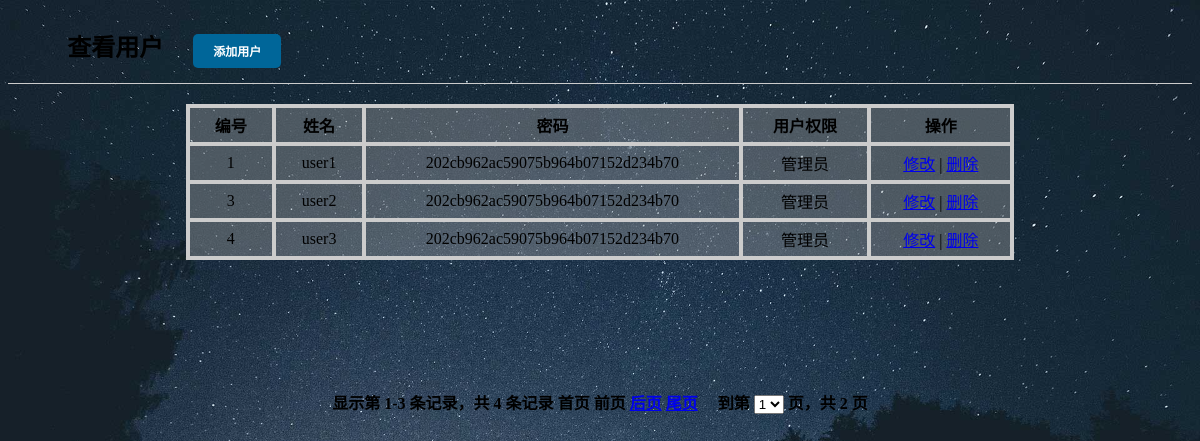
Page /admin/user/index.php (signed in) on the committed database.
### tables this page shows
CREATE TABLE `user` (
  `id` int(11) NOT NULL,
  `username` varchar(30) NOT NULL,
  `password` varchar(35) NOT NULL,
  `is_admin` int(10) NOT NULL
);

### admin/user/index.php (the view, shortened to what this page needs)
<?php
	include "../../public/common/function.php";
	$sql="select * from user";
	$res=mysql_query($sql);
	$tot=mysql_num_rows($res);
	$num=3;
	$page=page($tot,$num);
	$sql1="select * from user limit $sqlfirst,$num";
	$res1=mysql_query($sql1);
	if($res1 && mysql_num_rows($res1)>0){
		$arr=array();
		while ($row=mysql_fetch_assoc($res1)) {
			$arr[]=$row;
		}
	}else{
		die('查询失败');
	}
 ?>
<!doctype html>
<html lang="en">
<head>
</head>
<body>
	<h2>查看用户<a href="./add.php">添加用户</a></h2>
	<table cellspacing=0 align=center>
		<tr>
			<th>编号</th>
			<th>姓名</th>
			<th>密码</th>
			<th>用户权限</th>
			<th>操作</th>
		</tr>
		<?php
			foreach ($arr as $key => $value) {
				echo "<tr>";
				echo "<td>$value[id]</td>";
				echo "<td>$value[username]</td>";
				echo "<td>$value[password]</td>";
				if($value['is_admin']==0){
					echo "<td>普通用户</td>";
				}else{
					echo "<td>管理员</td>";
				}
				echo "<td><a href=./update.php?id=$value[id]>修改</a> | <a href=delete.php?id=$value[id]>删除</a></td>";
				echo "</tr>";
			}
		 ?>
	</table>
	<h4><?php echo $page; ?></h4>
</body>
</html>

### public/common/function.php (shortened to what this page needs)
<?php
	function page($total,$shownu=20,$url=''){
		if(isset($_GET['page'])){
			$page=$_GET['page'];
		}else{
			$page=1;
		}
		if(!$url){
			$url=$_SERVER["REQUEST_URI"];
		}
		$parse_url=parse_url($url);
		@$url_query=$parse_url["query"];
		if($url_query){
			$url_query=preg_replace("/(&?)(page=$page)/","",$url_query);
			$url = str_replace($parse_url["query"],$url_query,$url);
			if($url_query){
				$url .= "&page";
			}else{
				$url .= "page";
			}
		}else{
			$url .= "?page";
		}
		$lastpg=ceil($total/$shownu);
		$prepg=$page-1;
		$nextpg=($page<$lastpg ? $page+1 : $lastpg);
		$sqlfirst=($page-1)*$shownu;
		$pagecon = "显示第 ".($total?($sqlfirst+1):0)."-".min($sqlfirst+$shownu,$total)." 条记录，共 <B>$total</B> 条记录";
		if($page!=1){
			$pagecon .=" <a href='$url=1'>首页</a> ";
		}else{
			$pagecon .=" 首页 ";
		}
		if($prepg){
			$pagecon .=" <a href='$url=$prepg'>前页</a> ";
		}else{
			$pagecon .=" 前页 ";
		}
		if($nextpg){
			$pagecon .=" <a href='$url=$nextpg'>后页</a> ";
		}else{
			$pagecon .=" 后页 ";
		}
		if($page!=$lastpg){
			$pagecon.=" <a href='$url=$lastpg'>尾页</a> ";
		}else{
			$pagecon .=" 尾页 ";
		}
		$pagecon .="　到第 <select name='topage' size='1' onchange='window.location=\"$url=\"+this.value'>\n";
		for($i=1;$i<=$lastpg;$i++){
			if($i==$page){
				$pagecon .="<option value='$i' selected>$i</option>\n";
			}else{
				$pagecon .="<option value='$i'>$i</option>\n";
			}
		}
		$pagecon .="</select> 页，共 $lastpg 页";
		return $pagecon;
	}
 ?>

### admin/user/index.php (style rules this page uses)
table { width:70%; border:2px solid #ccc; background-color: rgb(160,160,160,0.4); margin-bottom: 130px; }
td,th { text-align: center; border:2px solid #ccc; padding:5px 15px; }
h2 { display: inline-block; width:90%; padding:0px 5%; padding-bottom:15px; border-bottom:1px solid #ccc; }
h2 a { margin-left: 30px; font-size: 12px; color:white; text-decoration: none; display: inline-block; background-color: #006699; padding:8px 20px; border-radius: 5px; }
body { background:url(../public/img/bg.jpg); background-size: 100%; }
h4 { text-align: center; }

### rows in the picture
user: id "1", username "user1", password "202cb962ac59075b964b07152d234b70", is_admin "管理员"
user: id "3", username "user2", password "202cb962ac59075b964b07152d234b70", is_admin "管理员"
user: id "4", username "user3", password "202cb962ac59075b964b07152d234b70", is_admin "管理员"

### other values in the picture
$sqlfirst+1 "1"
min($sqlfirst+$shownu,$total) "3"
$total "4"
$lastpg "2"
form field topage "1"
